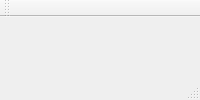
<?xml version="1.0" encoding="UTF-8"?>
<ui version="4.0">
 <class>AudioSyncClass</class>
 <widget class="QMainWindow" name="AudioSyncClass">
  <property name="windowTitle">
   <string>AudioSync</string>
  </property>
  <widget class="QWidget" name="centralWidget">
   <widget class="QPushButton" name="pushButton">
    <property name="geometry">
     <rect>
      <x>80</x>
      <y>400</y>
      <width>171</width>
      <height>61</height>
     </rect>
    </property>
    <property name="text">
     <string>PushButton</string>
    </property>
   </widget>
  </widget>
  <widget class="QMenuBar" name="menuBar">
   <property name="geometry">
    <rect>
     <x>0</x>
     <y>0</y>
     <width>638</width>
     <height>22</height>
    </rect>
   </property>
  </widget>
  <widget class="QToolBar" name="mainToolBar">
   <attribute name="toolBarArea">
    <enum>TopToolBarArea</enum>
   </attribute>
   <attribute name="toolBarBreak">
    <bool>false</bool>
   </attribute>
  </widget>
  <widget class="QStatusBar" name="statusBar"/>
 </widget>
 <layoutdefault spacing="6" margin="11"/>
 <resources>
  <include location="AudioSync.qrc"/>
 </resources>
 <connections/>
</ui>
